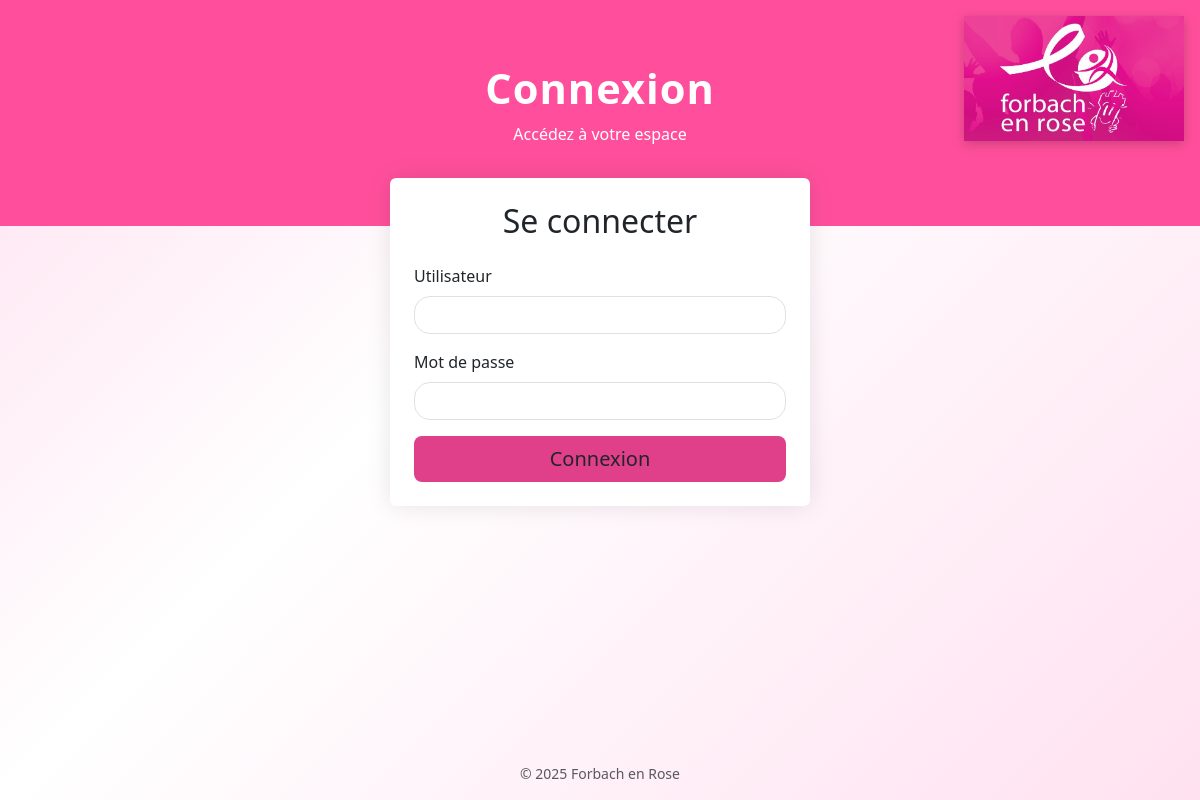
The page /login.php on the database its author committed.
### tables this page shows
CREATE TABLE IF NOT EXISTS `setting` (
  `id` int(11) NOT NULL AUTO_INCREMENT,
  `assoconnect_js` longtext DEFAULT NULL,
  `assoconnect_iframe` longtext DEFAULT NULL,
  `title` varchar(50) DEFAULT NULL,
  `title_color` varchar(50) DEFAULT NULL,
  `picture` varchar(50) DEFAULT NULL,
  `footer` varchar(50) DEFAULT NULL,
  `registration_fee` int(10) DEFAULT NULL,
  `titleAccueil` varchar(50) DEFAULT NULL,
  `edition` varchar(50) DEFAULT NULL,
  `link_facebook` varchar(255) DEFAULT NULL,
  `link_instagram` varchar(255) DEFAULT NULL,
  `accueil_active` int(2) NOT NULL DEFAULT 0,
  `date_course` timestamp NULL DEFAULT NULL,
  `picture_accueil` varchar(255) DEFAULT NULL,
  `picture_partner` varchar(255) DEFAULT NULL,
  `picture_gradient` varchar(255) DEFAULT NULL,
  `titleParcours` varchar(255) DEFAULT NULL,
  `parcoursDesc` text DEFAULT NULL,
  `picture_parcours` varchar(255) DEFAULT NULL,
  `div_reglementation` mediumtext DEFAULT NULL,
  `social_networks` int(11) NOT NULL DEFAULT 0,
  `link_cancer` varchar(255) DEFAULT NULL,
  `debogage` int(2) NOT NULL DEFAULT 0,
  PRIMARY KEY (`id`)
);

### login.php (the view, shortened to what this page needs)
<?php require 'config/config.php';
$stmt = $pdo->prepare(
    'SELECT *
       FROM setting
      WHERE id = :id
      LIMIT 1');
$stmt->execute(['id' => 1]);
$data = $stmt->fetch(PDO::FETCH_ASSOC) ?: [];
$footer= $data['footer'] ?? '';
$picture= $data['picture'] ?? '';
?>
<!doctype html>
<html lang="fr">
<head>
  <link href="https://cdn.jsdelivr.net/npm/bootstrap@5.3.2/dist/css/bootstrap.min.css" rel="stylesheet">
  <link href="css/forbach-style.css" rel="stylesheet">
</head>
<body class="d-flex flex-column">
  <header class="hero">
    <img src="files/_pictures/<?= htmlspecialchars($picture) ?>" alt="Logo Forbach en Rose" class="logo-top">
    <div class="hero-inner">
      <h1>Connexion</h1>
      <p class="mb-0">Accédez à votre espace</p>
    </div>
  </header>
  <main class="container flex-grow-1 d-flex justify-content-center align-items-start">
    <div class="card card-form card-login p-4 bg-white">
      <h2 class="text-center mb-4">Se connecter</h2>
      <form id="fLogin" novalidate>
        <div class="mb-3"><label class="form-label">Utilisateur</label>
          <input name="username" class="form-control" required>
        </div>
        <div class="mb-3"><label class="form-label">Mot de passe</label>
          <input type="password" name="password" class="form-control" required>
        </div>
        <button class="btn btn-rose btn-lg w-100">Connexion</button>
      </form>
    </div>
  </main>
  <footer class="text-center py-3 small text-muted"><?= htmlspecialchars($footer) ?></footer>
</body>
</html>

### css/forbach-style.css (style rules this page uses)
:root { --rose-500:#ff4f9c; --rose-600:#e03f8a; --bg-grad:linear-gradient(135deg,#ffe1f0 0%,#fff 40%,#ffe1f0 100%); }
body { background:var(--bg-grad);min-height:100vh;display:flex;flex-direction:column; }
main { flex: 1; }
.hero { background:var(--rose-500); color:#fff; padding:4rem 1rem 5rem; position:relative; text-align:center; }
.hero h1 { font-size:2.6rem;font-weight:700;letter-spacing:1px; }
.hero-inner { max-width:800px;margin:0 auto; }
.logo-top { position:absolute;top:1rem;right:1rem; max-width:220px;width:27vw; filter:drop-shadow(0 3px 6px rgba(0,0,0,.2)); }
.card-form { max-width:760px;margin-top:-3rem;border:0;box-shadow:0 0 25px rgba(0,0,0,.1); }
.btn-rose { background:var(--rose-600);border:0; }
.form-control,.form-select { border-radius:1rem; }

### login.php (style rules this page uses)
.card-login { max-width:420px;width:100%;margin-top:-3rem; }

### rows shown on the page
setting: picture (picture), footer "© 2025 Forbach en Rose"
